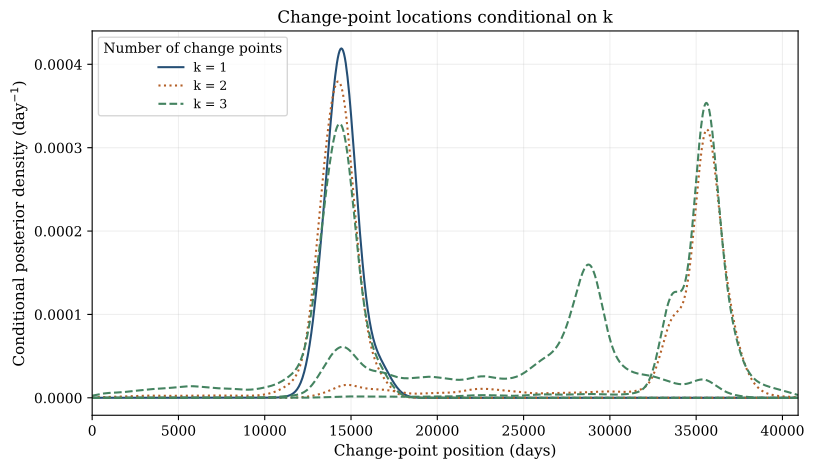

The script that drew this image:
"""Green-style conditional KDEs for each ordered change-point coordinate."""

from pathlib import Path
import sys

sys.path.insert(0, str(Path(__file__).resolve().parents[1]))
from common import (  # noqa: E402
    END_DAY, all_draws, baseline_chains, fixed_gaussian_kde, style,
)
import matplotlib.pyplot as plt  # noqa: E402
import numpy as np  # noqa: E402


BANDWIDTH_DAYS = 625.0
CURVES = {1: ("-", "#254f75"), 2: (":", "#b46028"),
          3: ("--", "#448360")}


def main():
    style()
    draws = all_draws(baseline_chains())
    grid = np.linspace(0, END_DAY, 800)
    figure, axis = plt.subplots(figsize=(8.3, 4.8))
    for k, (linestyle, color) in CURVES.items():
        conditional = [draw.state.change_points for draw in draws if draw.state.k == k]
        if not conditional:
            raise ValueError(f"No retained states for k={k}")
        positions = np.stack(conditional)
        # Each ordered coordinate has its own conditional marginal. Pool the
        # five chains within k, but never pool the k coordinates together.
        for j in range(k):
            density = fixed_gaussian_kde(positions[:, j], grid, BANDWIDTH_DAYS)
            axis.plot(grid, density, linestyle=linestyle, color=color,
                      linewidth=1.5, label=f"k = {k}" if j == 0 else None)
    axis.set(xlabel="Change-point position (days)",
             ylabel="Conditional posterior density (day$^{-1}$)",
             title="Change-point locations conditional on k")
    axis.set_xlim(0, END_DAY)
    axis.grid(alpha=0.2)
    axis.legend(title="Number of change points")
    figure.tight_layout()
    figure.savefig(Path(__file__).with_suffix(".pdf"))


if __name__ == "__main__":
    main()
